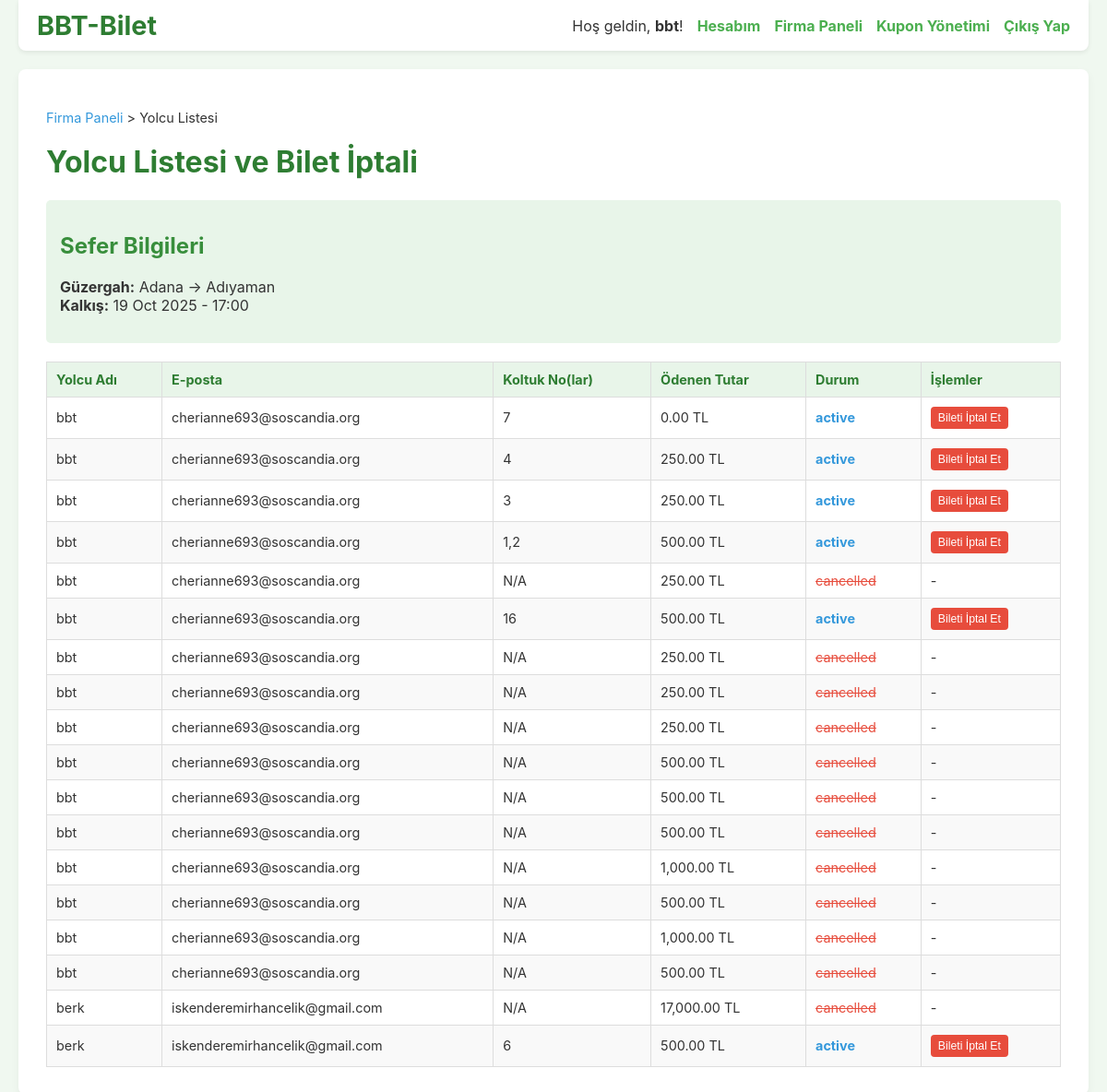
The page /trip_passengers.php?trip_id=1 (signed in) on the database its author committed.
### tables this page shows
CREATE TABLE Trips (
    id INTEGER PRIMARY KEY AUTOINCREMENT,
    uuid TEXT DEFAULT (uuid()) NOT NULL UNIQUE,
    company_id INTEGER NOT NULL,
    destination_city TEXT NOT NULL,
    arrival_time TEXT NOT NULL, -- DATETIME
    departure_city TEXT NOT NULL,
    departure_time TEXT NOT NULL, -- DATETIME
    price REAL NOT NULL,
    capacity INTEGER NOT NULL,
    created_at TEXT DEFAULT (strftime('%Y-%m-%d %H:%M:%S', 'now', 'localtime')),
    FOREIGN KEY (company_id) REFERENCES Bus_Company(id) ON DELETE CASCADE
);

CREATE TABLE Tickets (
    id INTEGER PRIMARY KEY AUTOINCREMENT,
    uuid TEXT DEFAULT (uuid()) NOT NULL UNIQUE,
    trip_id INTEGER NOT NULL,
    user_id INTEGER NOT NULL,
    status TEXT NOT NULL CHECK(status IN ('active', 'cancelled', 'expired')) DEFAULT 'active',
    total_price REAL NOT NULL,
    created_at TEXT DEFAULT (strftime('%Y-%m-%d %H:%M:%S', 'now', 'localtime')),
    FOREIGN KEY (trip_id) REFERENCES Trips(id) ON DELETE RESTRICT,
    FOREIGN KEY (user_id) REFERENCES "Users_old"(id) ON DELETE CASCADE
);

### functions.php (called while the page is built, shortened)
<?php
function getTicketsForTrip(PDO $pdo, int $trip_id, int $company_id)
{
    $sql_check = "SELECT id FROM Trips WHERE id = :trip_id AND company_id = :company_id";
    $stmt_check = $pdo->prepare($sql_check);
    $stmt_check->execute([':trip_id' => $trip_id, ':company_id' => $company_id]);
    $sql = "
        SELECT T.id AS ticket_id, T.status, T.total_price, U.full_name AS passenger_name, U.email AS passenger_email,
               COALESCE(GROUP_CONCAT(BS.seat_number), 'N/A') AS seat_numbers
        FROM Tickets AS T
        JOIN Users AS U ON T.user_id = U.id
        LEFT JOIN Booked_Seats AS BS ON T.id = BS.ticket_id
        WHERE T.trip_id = :trip_id
        GROUP BY T.id ORDER BY passenger_name ASC, T.id DESC";
    $stmt = $pdo->prepare($sql);
    $stmt->execute([':trip_id' => $trip_id]);
    return $stmt->fetchAll();
}
?>

### trip_passengers.php (the view, shortened to what this page needs)
<?php
require_once 'functions.php';
$company_id = $_SESSION['user_company_id'];
$trip_id = (int)$_GET['trip_id'];
$stmt_trip = $pdo->prepare("SELECT * FROM Trips WHERE id = :trip_id AND company_id = :company_id");
$stmt_trip->execute([':trip_id' => $trip_id, ':company_id' => $company_id]);
$trip_details = $stmt_trip->fetch();
$tickets = getTicketsForTrip($pdo, $trip_id, $company_id);
?>
<!DOCTYPE html>
<html lang="tr">
<head>
</head>
<body>
    <div class="top-nav">
        <a href="index.php" class="logo">BBT-Bilet</a>
        <div class="user-info">
            <span>Hoş geldin, <strong><?= htmlspecialchars($_SESSION['user_fullname'] ?? 'Misafir') ?></strong>!</span>
            <a href="account.php">Hesabım</a>
            <a href="company_admin_panel.php">Firma Paneli</a>
            <a href="coupon_management.php">Kupon Yönetimi</a>
            <a href="logout.php">Çıkış Yap</a>
        </div>
    </div>
    <div class="container">
        <p class="breadcrumb"><a href="company_admin_panel.php">Firma Paneli</a> &gt; Yolcu Listesi</p>
        <h1>Yolcu Listesi ve Bilet İptali</h1>
        <div class="trip-summary">
            <h2>Sefer Bilgileri</h2>
            <p>
                <strong>Güzergah:</strong> <?= htmlspecialchars($trip_details['departure_city']) ?> &rarr; <?= htmlspecialchars($trip_details['destination_city']) ?><br>
                <strong>Kalkış:</strong> <?= date('d M Y - H:i', strtotime($trip_details['departure_time'])) ?>
            </p>
        </div>
        <table class="passenger-table">
            <thead>
                <tr>
                    <th>Yolcu Adı</th>
                    <th>E-posta</th>
                    <th>Koltuk No(lar)</th>
                    <th>Ödenen Tutar</th>
                    <th>Durum</th>
                    <th>İşlemler</th>
                </tr>
            </thead>
            <tbody>
                <?php foreach ($tickets as $ticket): ?>
                    <?php $status_class = 'status-' . htmlspecialchars($ticket['status']); ?>
                    <tr>
                        <td><?= htmlspecialchars($ticket['passenger_name']) ?></td>
                        <td><?= htmlspecialchars($ticket['passenger_email']) ?></td>
                        <td><?= htmlspecialchars($ticket['seat_numbers'])  ?></td>
                        <td><?= number_format($ticket['total_price'], 2) ?> TL</td>
                        <td class="<?= $status_class ?>"><?= htmlspecialchars($ticket['status']) ?></td>
                        <td>
                            <?php if ($ticket['status'] === 'active'): ?>
                                <form action="trip_passengers.php?trip_id=<?= $trip_id ?>" method="POST" onsubmit="return confirm('Bu yolcunun biletini iptal etmek istediğinizden emin misiniz? Tutar yolcuya iade edilecektir.');">
                                    <button type="submit" name="cancel_passenger_ticket" class="cancel-button">Bileti İptal Et</button>
                                </form>
                            <?php else: ?>
                                -
                            <?php endif; ?>
                        </td>
                    </tr>
                <?php endforeach; ?>
            </tbody>
        </table>
    </div>
</body>
</html>

### trip_passengers.php (style rules this page uses)
body { font-family: -apple-system, BlinkMacSystemFont, "Segoe UI", Roboto, "Helvetica Neue", Arial, sans-serif; background-color: #f0f8f0; color: #333; margin: 0; padding: 20px; }
.top-nav { background-color: #fff; padding: 10px 20px; box-shadow: 0 2px 5px rgba(0,0,0,0.08); max-width: 1200px; margin: -20px auto 20px auto; border-radius: 0 0 8px 8px; display: flex; justify-content: space-between; align-items: center; }
.top-nav .logo { font-size: 1.8em; font-weight: bold; color: #2e7d32; text-decoration: none; }
.top-nav .user-info { display: flex; align-items: center; gap: 15px; }
.top-nav a { color: #4CAF50; text-decoration: none; font-weight: bold; }
.container { max-width: 1200px; margin: 0 auto; background-color: #fff; padding: 30px; border-radius: 8px; box-shadow: 0 4px 10px rgba(0,0,0,0.05); }
h1 { color: #2e7d32; text-align: left; margin-top: 0; }
h2 { color: #388e3c; }
.breadcrumb { margin-bottom: 20px; font-size: 0.9em; }
.breadcrumb a { color: #3498db; text-decoration: none; }
.trip-summary { background-color: #e8f5e9; padding: 15px; border-radius: 5px; margin-bottom: 20px; }
.passenger-table { width: 100%; border-collapse: collapse; margin-top: 20px; }
.passenger-table th, .passenger-table td { border: 1px solid #ddd; padding: 10px; text-align: left; vertical-align: middle; font-size: 0.9em; }
.passenger-table th { background-color: #e8f5e9; color: #2e7d32; }
.passenger-table tr:nth-child(even) { background-color: #f9f9f9; }
.passenger-table .status-active { color: #3498db; font-weight: bold; }
.passenger-table .status-cancelled { color: #e74c3c; text-decoration: line-through; }
.passenger-table .cancel-button { background-color: #e74c3c; color: white; border: none; padding: 5px 8px; border-radius: 4px; cursor: pointer; font-size: 0.85em; }

### rows shown on the page
trips: departure_city "Adana", destination_city "Adıyaman", departure_time "19 Oct 2025 - 17:00"
tickets: passenger_name "bbt", passenger_email "cherianne693@soscandia.org", seat_numbers "7", total_price "0.00", status "active"
tickets: passenger_name "bbt", passenger_email "cherianne693@soscandia.org", seat_numbers "4", total_price "250.00", status "active"
tickets: passenger_name "bbt", passenger_email "cherianne693@soscandia.org", seat_numbers "3", total_price "250.00", status "active"
tickets: passenger_name "bbt", passenger_email "cherianne693@soscandia.org", seat_numbers "1,2", total_price "500.00", status "active"
tickets: passenger_name "bbt", passenger_email "cherianne693@soscandia.org", seat_numbers "N/A", total_price "250.00", status "cancelled"
tickets: passenger_name "bbt", passenger_email "cherianne693@soscandia.org", seat_numbers "16", total_price "500.00", status "active"
tickets: passenger_name "bbt", passenger_email "cherianne693@soscandia.org", seat_numbers "N/A", total_price "250.00", status "cancelled"
tickets: passenger_name "bbt", passenger_email "cherianne693@soscandia.org", seat_numbers "N/A", total_price "250.00", status "cancelled"
tickets: passenger_name "bbt", passenger_email "cherianne693@soscandia.org", seat_numbers "N/A", total_price "250.00", status "cancelled"
tickets: passenger_name "bbt", passenger_email "cherianne693@soscandia.org", seat_numbers "N/A", total_price "500.00", status "cancelled"
tickets: passenger_name "bbt", passenger_email "cherianne693@soscandia.org", seat_numbers "N/A", total_price "500.00", status "cancelled"
tickets: passenger_name "bbt", passenger_email "cherianne693@soscandia.org", seat_numbers "N/A", total_price "500.00", status "cancelled"
tickets: passenger_name "bbt", passenger_email "cherianne693@soscandia.org", seat_numbers "N/A", total_price "1,000.00", status "cancelled"
tickets: passenger_name "bbt", passenger_email "cherianne693@soscandia.org", seat_numbers "N/A", total_price "500.00", status "cancelled"
tickets: passenger_name "bbt", passenger_email "cherianne693@soscandia.org", seat_numbers "N/A", total_price "1,000.00", status "cancelled"
tickets: passenger_name "bbt", passenger_email "cherianne693@soscandia.org", seat_numbers "N/A", total_price "500.00", status "cancelled"
tickets: passenger_name "berk", passenger_email "iskenderemirhancelik@gmail.com", seat_numbers "N/A", total_price "17,000.00", status "cancelled"
tickets: passenger_name "berk", passenger_email "iskenderemirhancelik@gmail.com", seat_numbers "6", total_price "500.00", status "active"

### other values the page prints
$_SESSION['user_fullname'] "bbt"
